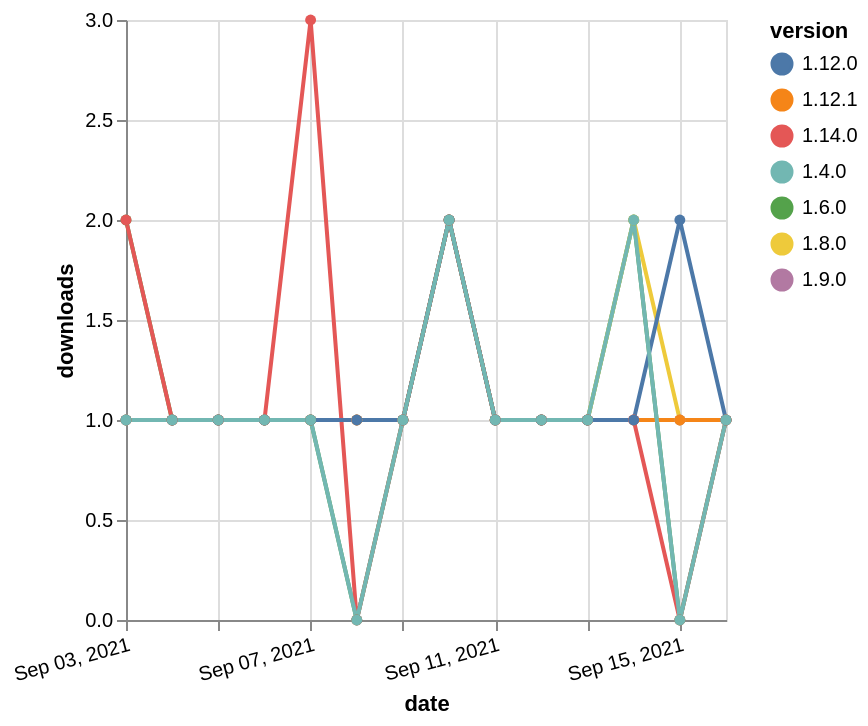

Vega-Lite specification for this chart:
### Vega-Lite specification from a JSON file in a GitHub repository (floating-point values rounded to 4 significant figures)
{"$schema": "https://vega.github.io/schema/vega-lite/v5.json", "description": "A simple bar chart with embedded data.", "data": {"values": [{"date": "2021-09-03", "total": 213, "delta": 2, "version": "1.6.0"}, {"date": "2021-09-04", "total": 214, "delta": 1, "version": "1.6.0"}, {"date": "2021-09-05", "total": 215, "delta": 1, "version": "1.6.0"}, {"date": "2021-09-06", "total": 216, "delta": 1, "version": "1.6.0"}, {"date": "2021-09-07", "total": 217, "delta": 1, "version": "1.6.0"}, {"date": "2021-09-08", "total": 217, "delta": 0, "version": "1.6.0"}, {"date": "2021-09-09", "total": 218, "delta": 1, "version": "1.6.0"}, {"date": "2021-09-10", "total": 220, "delta": 2, "version": "1.6.0"}, {"date": "2021-09-11", "total": 221, "delta": 1, "version": "1.6.0"}, {"date": "2021-09-12", "total": 222, "delta": 1, "version": "1.6.0"}, {"date": "2021-09-13", "total": 223, "delta": 1, "version": "1.6.0"}, {"date": "2021-09-14", "total": 225, "delta": 2, "version": "1.6.0"}, {"date": "2021-09-15", "total": 225, "delta": 0, "version": "1.6.0"}, {"date": "2021-09-16", "total": 226, "delta": 1, "version": "1.6.0"}, {"date": "2021-09-03", "total": 202, "delta": 1, "version": "1.8.0"}, {"date": "2021-09-04", "total": 203, "delta": 1, "version": "1.8.0"}, {"date": "2021-09-05", "total": 204, "delta": 1, "version": "1.8.0"}, {"date": "2021-09-06", "total": 205, "delta": 1, "version": "1.8.0"}, {"date": "2021-09-07", "total": 206, "delta": 1, "version": "1.8.0"}, {"date": "2021-09-08", "total": 207, "delta": 1, "version": "1.8.0"}, {"date": "2021-09-09", "total": 208, "delta": 1, "version": "1.8.0"}, {"date": "2021-09-10", "total": 210, "delta": 2, "version": "1.8.0"}, {"date": "2021-09-11", "total": 211, "delta": 1, "version": "1.8.0"}, {"date": "2021-09-12", "total": 212, "delta": 1, "version": "1.8.0"}, {"date": "2021-09-13", "total": 213, "delta": 1, "version": "1.8.0"}, {"date": "2021-09-14", "total": 215, "delta": 2, "version": "1.8.0"}, {"date": "2021-09-15", "total": 216, "delta": 1, "version": "1.8.0"}, {"date": "2021-09-16", "total": 217, "delta": 1, "version": "1.8.0"}, {"date": "2021-09-03", "total": 176, "delta": 1, "version": "1.9.0"}, {"date": "2021-09-04", "total": 177, "delta": 1, "version": "1.9.0"}, {"date": "2021-09-05", "total": 178, "delta": 1, "version": "1.9.0"}, {"date": "2021-09-06", "total": 179, "delta": 1, "version": "1.9.0"}, {"date": "2021-09-07", "total": 180, "delta": 1, "version": "1.9.0"}, {"date": "2021-09-08", "total": 181, "delta": 1, "version": "1.9.0"}, {"date": "2021-09-09", "total": 182, "delta": 1, "version": "1.9.0"}, {"date": "2021-09-10", "total": 184, "delta": 2, "version": "1.9.0"}, {"date": "2021-09-11", "total": 185, "delta": 1, "version": "1.9.0"}, {"date": "2021-09-12", "total": 186, "delta": 1, "version": "1.9.0"}, {"date": "2021-09-13", "total": 187, "delta": 1, "version": "1.9.0"}, {"date": "2021-09-14", "total": 188, "delta": 1, "version": "1.9.0"}, {"date": "2021-09-15", "total": 189, "delta": 1, "version": "1.9.0"}, {"date": "2021-09-16", "total": 190, "delta": 1, "version": "1.9.0"}, {"date": "2021-09-03", "total": 140, "delta": 1, "version": "1.12.1"}, {"date": "2021-09-04", "total": 141, "delta": 1, "version": "1.12.1"}, {"date": "2021-09-05", "total": 142, "delta": 1, "version": "1.12.1"}, {"date": "2021-09-06", "total": 143, "delta": 1, "version": "1.12.1"}, {"date": "2021-09-07", "total": 144, "delta": 1, "version": "1.12.1"}, {"date": "2021-09-08", "total": 145, "delta": 1, "version": "1.12.1"}, {"date": "2021-09-09", "total": 146, "delta": 1, "version": "1.12.1"}, {"date": "2021-09-10", "total": 148, "delta": 2, "version": "1.12.1"}, {"date": "2021-09-11", "total": 149, "delta": 1, "version": "1.12.1"}, {"date": "2021-09-12", "total": 150, "delta": 1, "version": "1.12.1"}, {"date": "2021-09-13", "total": 151, "delta": 1, "version": "1.12.1"}, {"date": "2021-09-14", "total": 152, "delta": 1, "version": "1.12.1"}, {"date": "2021-09-15", "total": 153, "delta": 1, "version": "1.12.1"}, {"date": "2021-09-16", "total": 154, "delta": 1, "version": "1.12.1"}, {"date": "2021-09-03", "total": 126, "delta": 2, "version": "1.14.0"}, {"date": "2021-09-04", "total": 127, "delta": 1, "version": "1.14.0"}, {"date": "2021-09-05", "total": 128, "delta": 1, "version": "1.14.0"}, {"date": "2021-09-06", "total": 129, "delta": 1, "version": "1.14.0"}, {"date": "2021-09-07", "total": 132, "delta": 3, "version": "1.14.0"}, {"date": "2021-09-08", "total": 132, "delta": 0, "version": "1.14.0"}, {"date": "2021-09-09", "total": 133, "delta": 1, "version": "1.14.0"}, {"date": "2021-09-10", "total": 135, "delta": 2, "version": "1.14.0"}, {"date": "2021-09-11", "total": 136, "delta": 1, "version": "1.14.0"}, {"date": "2021-09-12", "total": 137, "delta": 1, "version": "1.14.0"}, {"date": "2021-09-13", "total": 138, "delta": 1, "version": "1.14.0"}, {"date": "2021-09-14", "total": 139, "delta": 1, "version": "1.14.0"}, {"date": "2021-09-15", "total": 139, "delta": 0, "version": "1.14.0"}, {"date": "2021-09-16", "total": 140, "delta": 1, "version": "1.14.0"}, {"date": "2021-09-03", "total": 159, "delta": 1, "version": "1.12.0"}, {"date": "2021-09-04", "total": 160, "delta": 1, "version": "1.12.0"}, {"date": "2021-09-05", "total": 161, "delta": 1, "version": "1.12.0"}, {"date": "2021-09-06", "total": 162, "delta": 1, "version": "1.12.0"}, {"date": "2021-09-07", "total": 163, "delta": 1, "version": "1.12.0"}, {"date": "2021-09-08", "total": 164, "delta": 1, "version": "1.12.0"}, {"date": "2021-09-09", "total": 165, "delta": 1, "version": "1.12.0"}, {"date": "2021-09-10", "total": 167, "delta": 2, "version": "1.12.0"}, {"date": "2021-09-11", "total": 168, "delta": 1, "version": "1.12.0"}, {"date": "2021-09-12", "total": 169, "delta": 1, "version": "1.12.0"}, {"date": "2021-09-13", "total": 170, "delta": 1, "version": "1.12.0"}, {"date": "2021-09-14", "total": 171, "delta": 1, "version": "1.12.0"}, {"date": "2021-09-15", "total": 173, "delta": 2, "version": "1.12.0"}, {"date": "2021-09-16", "total": 174, "delta": 1, "version": "1.12.0"}, {"date": "2021-09-03", "total": 261, "delta": 1, "version": "1.4.0"}, {"date": "2021-09-04", "total": 262, "delta": 1, "version": "1.4.0"}, {"date": "2021-09-05", "total": 263, "delta": 1, "version": "1.4.0"}, {"date": "2021-09-06", "total": 264, "delta": 1, "version": "1.4.0"}, {"date": "2021-09-07", "total": 265, "delta": 1, "version": "1.4.0"}, {"date": "2021-09-08", "total": 265, "delta": 0, "version": "1.4.0"}, {"date": "2021-09-09", "total": 266, "delta": 1, "version": "1.4.0"}, {"date": "2021-09-10", "total": 268, "delta": 2, "version": "1.4.0"}, {"date": "2021-09-11", "total": 269, "delta": 1, "version": "1.4.0"}, {"date": "2021-09-12", "total": 270, "delta": 1, "version": "1.4.0"}, {"date": "2021-09-13", "total": 271, "delta": 1, "version": "1.4.0"}, {"date": "2021-09-14", "total": 273, "delta": 2, "version": "1.4.0"}, {"date": "2021-09-15", "total": 273, "delta": 0, "version": "1.4.0"}, {"date": "2021-09-16", "total": 274, "delta": 1, "version": "1.4.0"}]}, "width": "container", "mark": {"type": "line", "point": {"filled": true}}, "encoding": {"x": {"field": "date", "type": "temporal", "timeUnit": "yearmonthdate", "title": "date", "axis": {"labelAngle": -15}}, "y": {"field": "delta", "type": "quantitative", "title": "downloads"}, "color": {"field": "version", "type": "nominal"}, "tooltip": {"field": "delta"}}}
